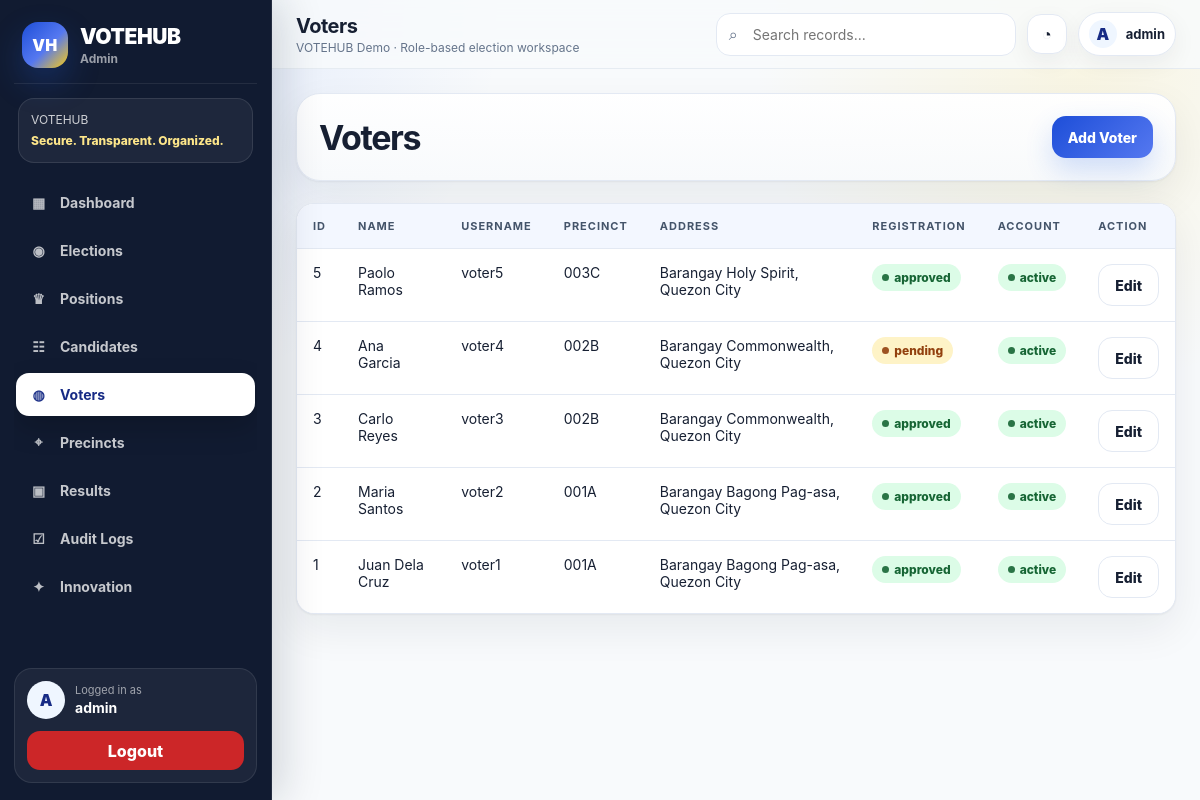
The app's page /admin/voters.php (signed in) with its own data.
### tables this page shows
CREATE TABLE voters (
    voter_id INT AUTO_INCREMENT PRIMARY KEY,
    user_id INT NOT NULL UNIQUE,
    precinct_id INT NOT NULL,
    first_name VARCHAR(100) NOT NULL,
    last_name VARCHAR(100) NOT NULL,
    birthdate DATE NOT NULL,
    gender ENUM('Male','Female','Other') NOT NULL,
    address VARCHAR(255) NOT NULL,
    barangay VARCHAR(100) NOT NULL,
    city VARCHAR(100) NOT NULL,
    registration_status ENUM('pending','approved','rejected') NOT NULL DEFAULT 'pending',
    created_at TIMESTAMP DEFAULT CURRENT_TIMESTAMP,
    CONSTRAINT fk_voters_users FOREIGN KEY (user_id) REFERENCES users(user_id)
        ON UPDATE CASCADE ON DELETE CASCADE,
    CONSTRAINT fk_voters_precincts FOREIGN KEY (precinct_id) REFERENCES precincts(precinct_id)
        ON UPDATE CASCADE ON DELETE RESTRICT
);

CREATE TABLE users (
    user_id INT AUTO_INCREMENT PRIMARY KEY,
    username VARCHAR(80) NOT NULL UNIQUE,
    password VARCHAR(255) NOT NULL,
    role_id INT NOT NULL,
    status ENUM('active','inactive') NOT NULL DEFAULT 'active',
    created_at TIMESTAMP DEFAULT CURRENT_TIMESTAMP,
    CONSTRAINT fk_users_roles FOREIGN KEY (role_id) REFERENCES roles(role_id)
        ON UPDATE CASCADE ON DELETE RESTRICT
);

CREATE TABLE precincts (
    precinct_id INT AUTO_INCREMENT PRIMARY KEY,
    precinct_number VARCHAR(50) NOT NULL,
    barangay VARCHAR(100) NOT NULL,
    city VARCHAR(100) NOT NULL,
    UNIQUE KEY unique_precinct (precinct_number, barangay, city)
);

### admin/voters.php (the view, shortened to what this page needs)
<?php
require_once __DIR__ . '/../includes/functions.php';
$voters = $pdo->query('SELECT v.*, u.username, u.status AS account_status, p.precinct_number FROM voters v INNER JOIN users u ON v.user_id=u.user_id INNER JOIN precincts p ON v.precinct_id=p.precinct_id ORDER BY v.voter_id DESC')->fetchAll();
include __DIR__ . '/../includes/header.php'; include __DIR__ . '/../includes/sidebar.php';
?>
<div class="page-header"><h1>Voters</h1><a class="btn" href="<?= BASE_URL ?>/admin/add_voter.php">Add Voter</a></div>
<div class="card table-wrap"><table>
<tr><th>ID</th><th>Name</th><th>Username</th><th>Precinct</th><th>Address</th><th>Registration</th><th>Account</th><th>Action</th></tr>
<?php foreach ($voters as $v): ?>
<tr>
<td><?= h($v['voter_id']) ?></td><td><?= h($v['first_name'] . ' ' . $v['last_name']) ?></td><td><?= h($v['username']) ?></td><td><?= h($v['precinct_number']) ?></td><td><?= h($v['barangay'] . ', ' . $v['city']) ?></td><td><?= badge($v['registration_status']) ?></td><td><?= badge($v['account_status']) ?></td><td><a class="btn btn-light" href="<?= BASE_URL ?>/admin/edit_voter.php?id=<?= $v['voter_id'] ?>">Edit</a></td>
</tr>
<?php endforeach; ?>
</table></div>
<?php include __DIR__ . '/../includes/footer.php'; ?>

### includes/functions.php (shortened to what this page needs)
<?php
function h($value) {
    return htmlspecialchars((string)$value, ENT_QUOTES, 'UTF-8');
}
function badge($text) {
    $class = strtolower(str_replace(' ', '-', $text));
    return '<span class="badge badge-' . h($class) . '">' . h($text) . '</span>';
}
?>

### assets/css/style.css (style rules this page uses)
:root { --bg: #f8fafc; --bg-soft: #eef4ff; --surface: #ffffff; --surface-2: #f8fafc; --text: #172033; --muted: #65748b; --border: #e3e9f3; --primary: #1d4ed8; --primary-dark: #172b85; --primary-soft: #dbeafe; --navy: #111b31; --navy-2: #1d2b4a; --accent-yellow: #facc15; --accent-red: #dc2626; --success: #16a34a; --warning: #f59e0b; --danger: #dc2626; --shadow-card: 0 1px 2px rgba(15, 23, 42, 0.05), 0 16px 40px rgba(15, 23, 42, 0.07); --shadow-soft: 0 8px 24px rgba(15, 23, 42, 0.06); --radius: 18px; --radius-lg: 26px; }
* { box-sizing: border-box; }
html { scroll-behavior: smooth; }
body { margin: 0; font-family: Inter, ui-sans-serif, system-ui, -apple-system, BlinkMacSystemFont, "Segoe UI", Arial, sans-serif; background: radial-gradient(circle at 8% 0%, rgba(37, 99, 235, 0.12), transparent 30%), radial-gradient(circle at 90% 8%, rgba(250, 204, 21, 0.11), transparent 25%), var(--bg); color: var(--text); min-height: 100vh; }
a { color: inherit; text-decoration: none; }
button, .btn { display: inline-flex; align-items: center; justify-content: center; gap: 8px; min-height: 42px; padding: 10px 16px; border: 0; border-radius: 14px; background: linear-gradient(135deg, var(--primary), #5578f0); color: #fff; font-size: 14px; font-weight: 850; cursor: pointer; box-shadow: 0 12px 28px rgba(37,99,235,0.20); transition: transform .18s ease, box-shadow .18s ease, opacity .18s ease; }
.btn-light { background: #fff; color: var(--text); border: 1px solid var(--border); box-shadow: none; }
.page-header { display: flex; justify-content: space-between; align-items: center; gap: 18px; margin-bottom: 22px; padding: 22px; border: 1px solid var(--border); border-radius: 24px; background: linear-gradient(180deg, rgba(255,255,255,0.96), rgba(248,250,252,0.94)); box-shadow: var(--shadow-card); }
.page-header h1 { margin: 0; font-size: clamp(25px, 3vw, 34px); letter-spacing: -0.04em; }
.card { margin-bottom: 22px; padding: 22px; border: 1px solid var(--border); border-radius: 24px; background: rgba(255,255,255,0.94); box-shadow: var(--shadow-card); }
.table-wrap { overflow-x: auto; border: 1px solid var(--border); border-radius: 18px; background: #fff; }
.table-wrap.card { padding: 0; }
table { width: 100%; min-width: 760px; border-collapse: collapse; background: #fff; }
th, td { padding: 15px 16px; border-bottom: 1px solid var(--border); text-align: left; vertical-align: top; font-size: 14px; }
th { color: #44546a; font-size: 11px; text-transform: uppercase; letter-spacing: .09em; background: #f3f7ff; }
tr:last-child td { border-bottom: 0; }
.badge { display: inline-flex; align-items: center; gap: 5px; border-radius: 999px; padding: 6px 10px; font-size: 12px; font-weight: 850; background: #eef2f7; color: #42526a; }
.badge::before { content: ''; width: 7px; height: 7px; border-radius: 50%; background: currentColor; opacity: .9; }
.badge-open, .badge-active, .badge-approved, .badge-voted { background: #dcfce7; color: #166534; }
.badge-upcoming, .badge-pending, .badge-future-enhancement { background: #fef3c7; color: #92400e; }

### records on screen
voters: voter_id "5", first_name+last_name "Paolo Ramos", user.username "voter5", precinct.precinct_number "003C", barangay+city "Barangay Holy Spirit, Quezon City", registration_status "approved active"
voters: voter_id "4", first_name+last_name "Ana Garcia", user.username "voter4", precinct.precinct_number "002B", barangay+city "Barangay Commonwealth, Quezon City", registration_status "pending active"
voters: voter_id "3", first_name+last_name "Carlo Reyes", user.username "voter3", precinct.precinct_number "002B", barangay+city "Barangay Commonwealth, Quezon City", registration_status "approved active"
voters: voter_id "2", first_name+last_name "Maria Santos", user.username "voter2", precinct.precinct_number "001A", barangay+city "Barangay Bagong Pag-asa, Quezon City", registration_status "approved active"
voters: voter_id "1", first_name+last_name "Juan Dela Cruz", user.username "voter1", precinct.precinct_number "001A", barangay+city "Barangay Bagong Pag-asa, Quezon City", registration_status "approved active"

### other values on screen
$roleLabel ?: 'User' "Admin"
substr($name, 0, 1) "A"
$name "admin"
$pageTitleDisplay "Voters"
